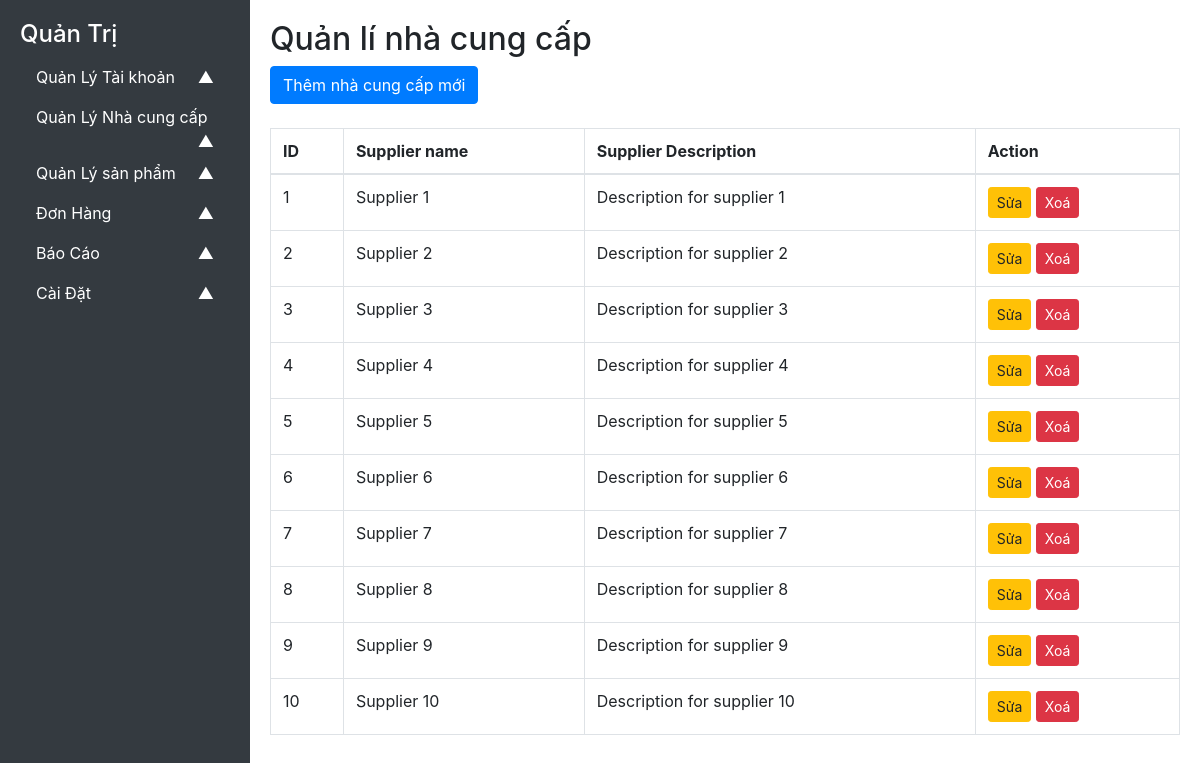
/admin/manage-supplier.php, run on the app's committed database.
### tables this page shows
CREATE TABLE IF NOT EXISTS `supplier` (
  `id` bigint(20) NOT NULL AUTO_INCREMENT,
  `name` varchar(50) NOT NULL,
  `description` varchar(500) NOT NULL,
  PRIMARY KEY (`id`)
);

### admin/manage-supplier.php (the view, shortened to what this page needs)
<?php
include 'db.php';
include 'sidebar.php';
$result = $conn->query("SELECT * FROM supplier");
?>
<!DOCTYPE html>
<html lang="vi">
<head>
  <link rel="stylesheet" href="https://stackpath.bootstrapcdn.com/bootstrap/4.5.2/css/bootstrap.min.css">
</head>
<body>
  <div class="content">
    <h2>Quản lí nhà cung cấp</h2>
    <div class="text-end mb-4">
      <a href="create-supplier.php" class="btn btn-primary">Thêm nhà cung cấp mới</a>
    </div>
    <table class="table table-bordered">
      <thead>
        <tr>
          <th>ID</th>
          <th>Supplier name</th>
          <th>Supplier Description</th>
          <th>Action</th>
        </tr>
      </thead>
      <tbody>
        <?php while ($supplier = $result->fetch_assoc()) { ?>
          <tr>
            <td><?php echo $supplier['id']; ?></td>
            <td><?php echo $supplier['name']; ?></td>
            <td><?php echo $supplier['description']; ?></td>
            <td>
              <a class="btn btn-warning btn-sm" href="update-supplier.php?id=<?php echo $supplier['id']; ?>">Sửa</a>
              <a class="btn btn-danger btn-sm" href="delete-supplier.php?id=<?php echo $supplier['id']; ?>" onclick="return confirm('Bạn có chắc chắn muốn xóa?');">Xoá</a>
            </td>
          </tr>
        <?php } ?>
      </tbody>
    </table>
  </div>
</body>
</html>

### admin/manage-supplier.php (style rules this page uses)
body { display: flex; height: 100vh; margin: 0; }
.content { margin-left: 250px; padding: 20px; flex-grow: 1; }

### data on the page
supplier: id "1", name "Supplier 1", description "Description for supplier 1"
supplier: id "2", name "Supplier 2", description "Description for supplier 2"
supplier: id "3", name "Supplier 3", description "Description for supplier 3"
supplier: id "4", name "Supplier 4", description "Description for supplier 4"
supplier: id "5", name "Supplier 5", description "Description for supplier 5"
supplier: id "6", name "Supplier 6", description "Description for supplier 6"
supplier: id "7", name "Supplier 7", description "Description for supplier 7"
supplier: id "8", name "Supplier 8", description "Description for supplier 8"
supplier: id "9", name "Supplier 9", description "Description for supplier 9"
supplier: id "10", name "Supplier 10", description "Description for supplier 10"
